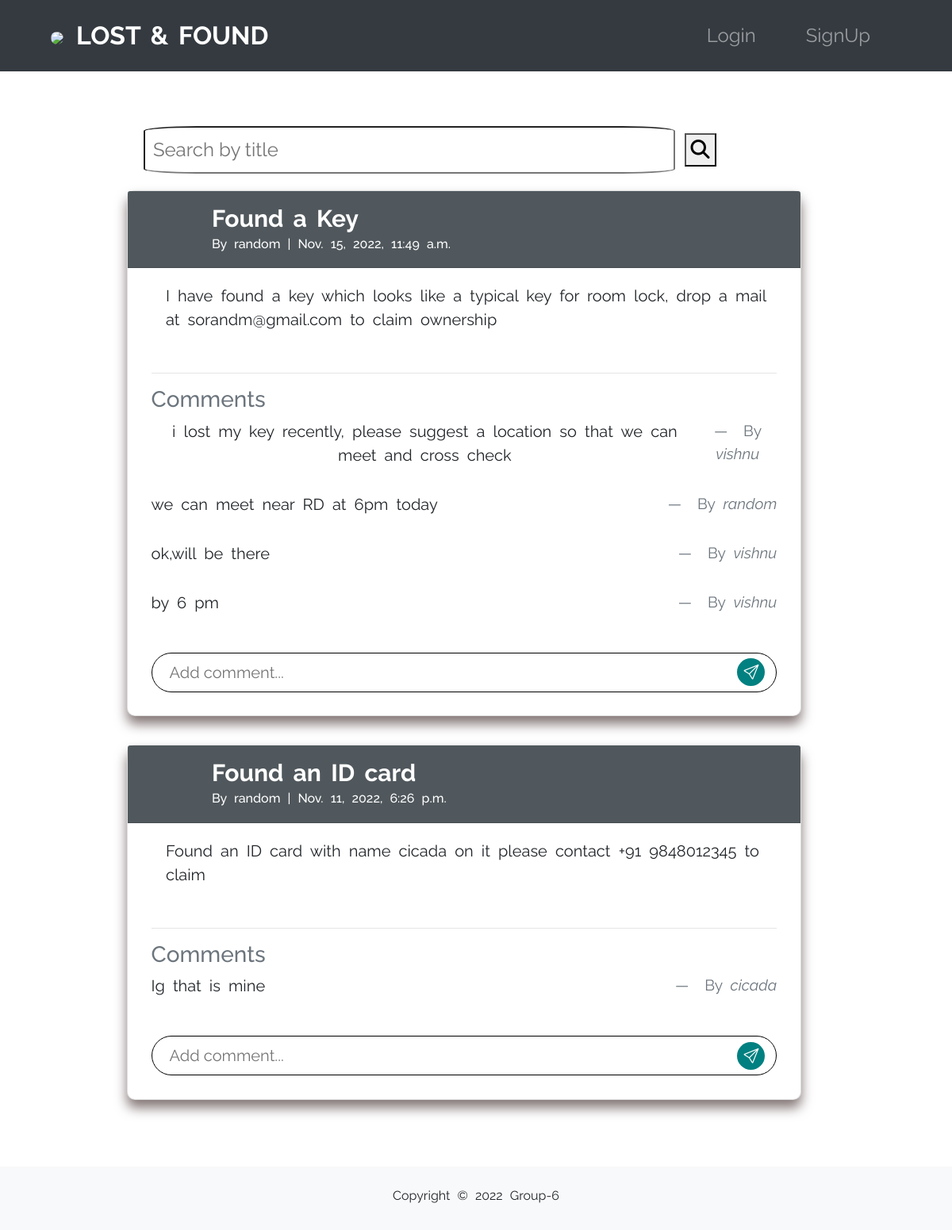
The page /articles/found/ on the database its author committed.
### articles/models.py (models this page shows, shortened)
class Article(models.Model):
    title= models.CharField(max_length=255)
    body= models.TextField()
    date = models.DateTimeField(auto_now_add=True)
    found = models.BooleanField(default=False)
    author=models.ForeignKey(
        settings.AUTH_USER_MODEL,
        on_delete=models.CASCADE,
    )

class Comment(models.Model):
    article = models.ForeignKey(Article,on_delete=models.CASCADE)
    comment = models.CharField(max_length=200)
    author = models.ForeignKey(
        settings.AUTH_USER_MODEL,
        on_delete=models.CASCADE,
    )
    def __str__(self):
        return self.comment

### accounts/models.py (models this page shows)
class CustomUser(AbstractUser):
    age = models.PositiveIntegerField(null=True,blank=True)

### articles/views.py (the view)
# urls.py: path("found/",ArticleFoundListView.as_view(),name="found"),
class ArticleFoundListView(ListView):
    model = Article
    template_name= "article_list.html"
    def get_context_data(self,**kwargs):
        context = super().get_context_data(**kwargs)
        context['article_list']=context['article_list'].order_by("-date").filter(found=True)
        search_input=self.request.GET.get('search-area') or ''
        if search_input:
            context['article_list']=context['article_list'].filter(title__icontains=search_input)
        context['search_input']= search_input
        return context

### articles/templates/article_list.html (shortened to what this page needs)
{% extends "base.html" %}
{% block content %}
    <div class="search-fields">
        <form action="" method="get">
            <input class="inp" placeholder="Search by title" type="text" name="search-area" size="60" value='{{ search_input }}'>
            <button type="submit " class="bton"><i class="fa fa-search" aria-hidden="true"></i></button>
        </form>
    </div>
{% for article in article_list %}
    <div class="card card-width">
        <div class="card-header comment-sec">
            <div class="d-inline-block ml-3">
                <span class="font-weight-bold card-header-main my-0">
                    <a href="{% url 'article_detail' article.pk %}">{{ article.title }}</a>
                </span>
                <br />
                <span class="text-muted "><h6 class="mt-0 mp-0">
                   By  {{ article.author }} | {{ article.date }}
                </h6>
                </span>
            </div>
        </div>
        <div class="card-body pl-5">
            <p class="font-s"> {{ article.body }}</p>
        </div>
        <div class="comment-continer">
            <hr>
            <h3 class="text-muted">Comments</h3>
            {% for comment in article.comment_set.all %}
                <div class="text-center comments">
                    <blockquote class="blockquote">
                      <p> {{ comment }}</p>
                    </blockquote>
                    <figcaption class="blockquote-footer">
                      By <cite title="Source Title">{{ comment.author }}</cite>
                    </figcaption>
                </div>
            {% endfor %}
            <a href="{% url 'article_detail' article.pk %}" class="underline-remove">
                <div class="comment-sec mt-3 underline-remove">
                    <input type="text" name="comment" class="font-s" id="article-comment" class="underline-remove" placeholder="Add comment..."><i class="bi bi-send icon-send"></i>
                </div>
            </a>
        </div>
    </div>
    <br />
{% endfor %}
{% endblock content %}

### accounts/templates/base.html (style rules this page uses)
body { overflow-x: hidden; word-spacing: 5px; font-family: 'Raleway', sans-serif; }

### articles/templates/article_list.html (style rules this page uses)
.card-header-main { font-size: 30px; }
.comment-sec { width: 100%; display: flex; justify-content: flex-start; align-items: center; }
#article-comment { border-radius: 30px; text-indent: 20px; width: 100%; outline-color: red; border: 1px solid; height: 50px; }
.icon-send { background-color: teal; color: white; font-size: 1.2rem; width: 35px; height: 35px; padding: 5px; border-radius: 50%; display: flex; justify-content: center; align-items: center; margin-left: -50px; }
.font-s { font-size: smaller; }
.card { border-radius: 10px; box-shadow: 0px 10px 15px rgb(132, 118, 118); transition: all ease 0.4s; }
.comment-continer { padding: 0 3.5% 3.5%; }
.underline-remove { text-decoration: none; }
.card-width { width: 850px; }
.card-header { background-color: #50585d; }
.card-header a, h6 { color: white; }
.comments { display: flex; justify-content: space-between; padding: 0; }
.inp { padding: 10px; border-radius: 10%; width: 80%; outline-width: medium; }
.search-fields { display: flex; justify-content: space-between; width: 100%; margin: 5px; padding: 16px; }

### rows shown on the page
Article: title "Found a Key", author "random", date "Nov. 15, 2022, 11:49 a.m.", body "I have found a key which looks like a typical key for room lock, drop a mail at sorandm@gmail.com to claim ownership"
Comment: comment "i lost my key recently, please suggest a location so that we can meet and cross check", author "vishnu"
Comment: comment "we can meet near RD at 6pm today", author "random"
Comment: comment "ok,will be there", author "vishnu"
Comment: comment "by 6 pm", author "vishnu"
Article: title "Found an ID card", author "random", date "Nov. 11, 2022, 6:26 p.m.", body "Found an ID card with name cicada on it please contact +91 9848012345 to claim"
Comment: comment "Ig that is mine", author "cicada"
